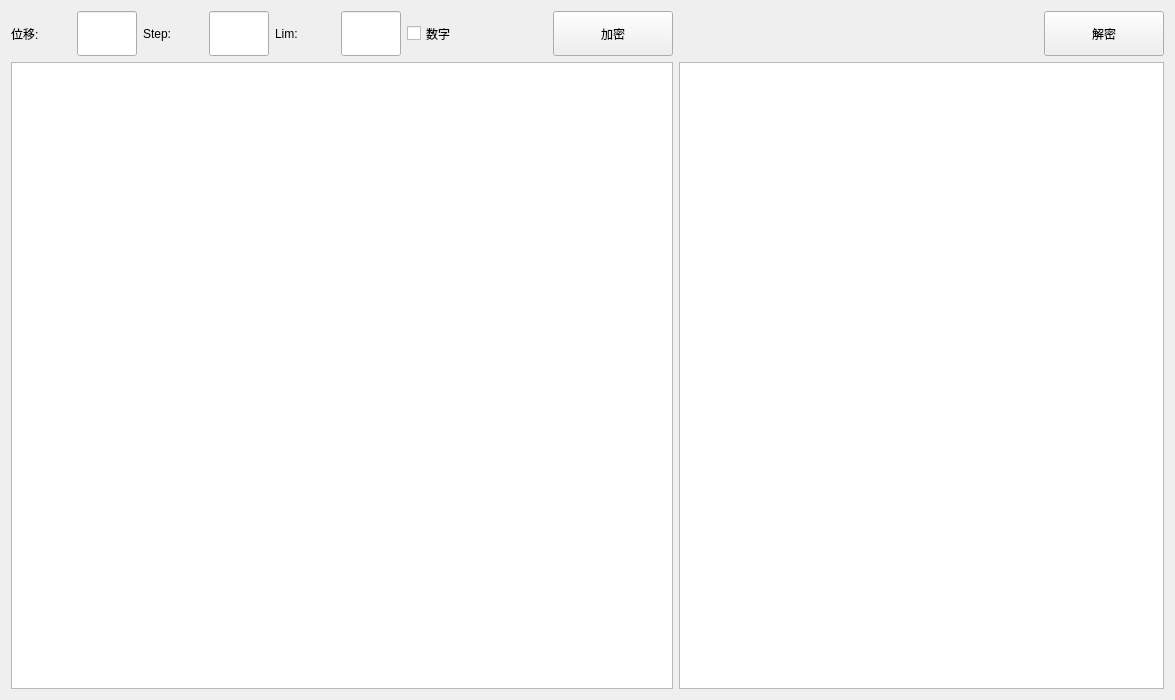
<?xml version="1.0" encoding="UTF-8"?>
<ui version="4.0">
    <class>Form</class>
    <widget class="QWidget" name="Form">
        <property name="geometry">
            <rect>
                <x>0</x>
                <y>0</y>
                <width>1175</width>
                <height>700</height>
            </rect>
        </property>
        <property name="windowTitle">
            <string>Form</string>
        </property>
        <layout class="QHBoxLayout" name="horizontalLayout_3">
            <item>
                <layout class="QVBoxLayout" name="verticalLayout">
                    <item>
                        <layout class="QHBoxLayout" name="horizontalLayout">
                            <item>
                                <widget class="QLabel" name="CaesarDispTips">
                                    <property name="minimumSize">
                                        <size>
                                            <width>60</width>
                                            <height>45</height>
                                        </size>
                                    </property>
                                    <property name="maximumSize">
                                        <size>
                                            <width>60</width>
                                            <height>45</height>
                                        </size>
                                    </property>
                                    <property name="text">
                                        <string>位移:</string>
                                    </property>
                                </widget>
                            </item>
                            <item>
                                <widget class="QLineEdit" name="CaesarDispBox">
                                    <property name="minimumSize">
                                        <size>
                                            <width>60</width>
                                            <height>45</height>
                                        </size>
                                    </property>
                                    <property name="maximumSize">
                                        <size>
                                            <width>60</width>
                                            <height>45</height>
                                        </size>
                                    </property>
                                </widget>
                            </item>
                            <item>
                                <widget class="QLabel" name="CaesarStepTips">
                                    <property name="minimumSize">
                                        <size>
                                            <width>60</width>
                                            <height>45</height>
                                        </size>
                                    </property>
                                    <property name="maximumSize">
                                        <size>
                                            <width>60</width>
                                            <height>45</height>
                                        </size>
                                    </property>
                                    <property name="text">
                                        <string>Step:</string>
                                    </property>
                                </widget>
                            </item>
                            <item>
                                <widget class="QLineEdit" name="CaesarStepBox">
                                    <property name="minimumSize">
                                        <size>
                                            <width>60</width>
                                            <height>45</height>
                                        </size>
                                    </property>
                                    <property name="maximumSize">
                                        <size>
                                            <width>60</width>
                                            <height>45</height>
                                        </size>
                                    </property>
                                </widget>
                            </item>
                            <item>
                                <widget class="QLabel" name="CaesarLimitTips">
                                    <property name="minimumSize">
                                        <size>
                                            <width>60</width>
                                            <height>45</height>
                                        </size>
                                    </property>
                                    <property name="maximumSize">
                                        <size>
                                            <width>60</width>
                                            <height>45</height>
                                        </size>
                                    </property>
                                    <property name="text">
                                        <string>Lim:</string>
                                    </property>
                                </widget>
                            </item>
                            <item>
                                <widget class="QLineEdit" name="CaesarLimitBox">
                                    <property name="minimumSize">
                                        <size>
                                            <width>60</width>
                                            <height>45</height>
                                        </size>
                                    </property>
                                    <property name="maximumSize">
                                        <size>
                                            <width>60</width>
                                            <height>45</height>
                                        </size>
                                    </property>
                                </widget>
                            </item>
                            <item>
                                <widget class="QCheckBox" name="CaesarDigitCheckBox">
                                    <property name="minimumSize">
                                        <size>
                                            <width>100</width>
                                            <height>45</height>
                                        </size>
                                    </property>
                                    <property name="maximumSize">
                                        <size>
                                            <width>100</width>
                                            <height>45</height>
                                        </size>
                                    </property>
                                    <property name="text">
                                        <string>数字</string>
                                    </property>
                                </widget>
                            </item>
                            <item>
                                <spacer name="horizontalSpacer">
                                    <property name="orientation">
                                        <enum>Qt::Horizontal</enum>
                                    </property>
                                    <property name="sizeHint" stdset="0">
                                        <size>
                                            <width>40</width>
                                            <height>20</height>
                                        </size>
                                    </property>
                                </spacer>
                            </item>
                            <item>
                                <widget class="QPushButton" name="CaesarEncryptButton">
                                    <property name="minimumSize">
                                        <size>
                                            <width>120</width>
                                            <height>45</height>
                                        </size>
                                    </property>
                                    <property name="maximumSize">
                                        <size>
                                            <width>120</width>
                                            <height>45</height>
                                        </size>
                                    </property>
                                    <property name="text">
                                        <string>加密</string>
                                    </property>
                                </widget>
                            </item>
                        </layout>
                    </item>
                    <item>
                        <widget class="QTextEdit" name="CaesarTextBox"/>
                    </item>
                </layout>
            </item>
            <item>
                <layout class="QVBoxLayout" name="verticalLayout_2">
                    <item>
                        <layout class="QHBoxLayout" name="horizontalLayout_2">
                            <item>
                                <spacer name="horizontalSpacer_2">
                                    <property name="orientation">
                                        <enum>Qt::Horizontal</enum>
                                    </property>
                                    <property name="sizeHint" stdset="0">
                                        <size>
                                            <width>40</width>
                                            <height>20</height>
                                        </size>
                                    </property>
                                </spacer>
                            </item>
                            <item>
                                <widget class="QPushButton" name="CaesarDecryptButton">
                                    <property name="minimumSize">
                                        <size>
                                            <width>120</width>
                                            <height>45</height>
                                        </size>
                                    </property>
                                    <property name="maximumSize">
                                        <size>
                                            <width>120</width>
                                            <height>45</height>
                                        </size>
                                    </property>
                                    <property name="text">
                                        <string>解密</string>
                                    </property>
                                </widget>
                            </item>
                        </layout>
                    </item>
                    <item>
                        <widget class="QTextEdit" name="CaesarCipherBox"/>
                    </item>
                </layout>
            </item>
        </layout>
    </widget>
    <resources/>
    <connections/>
</ui>
